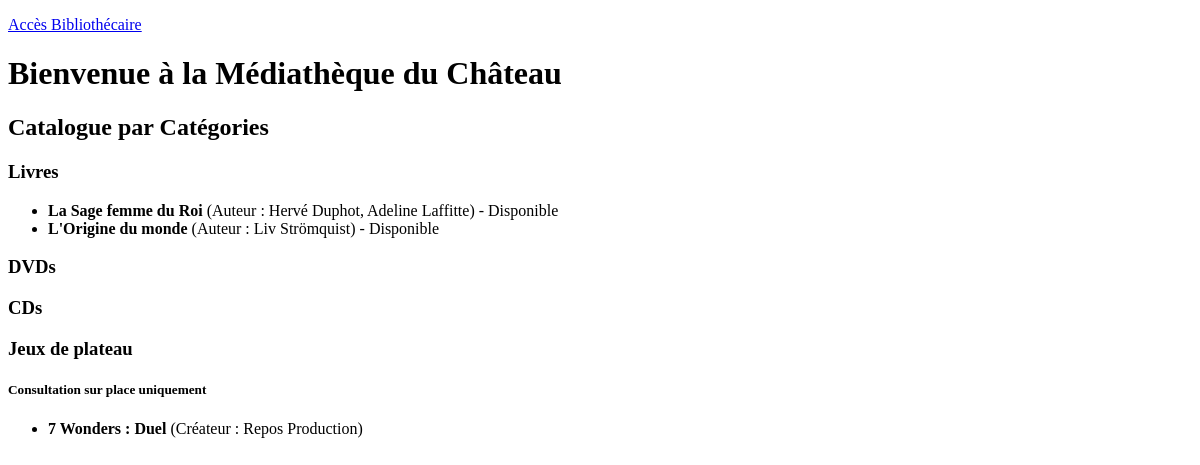
Before: / with the older database file.
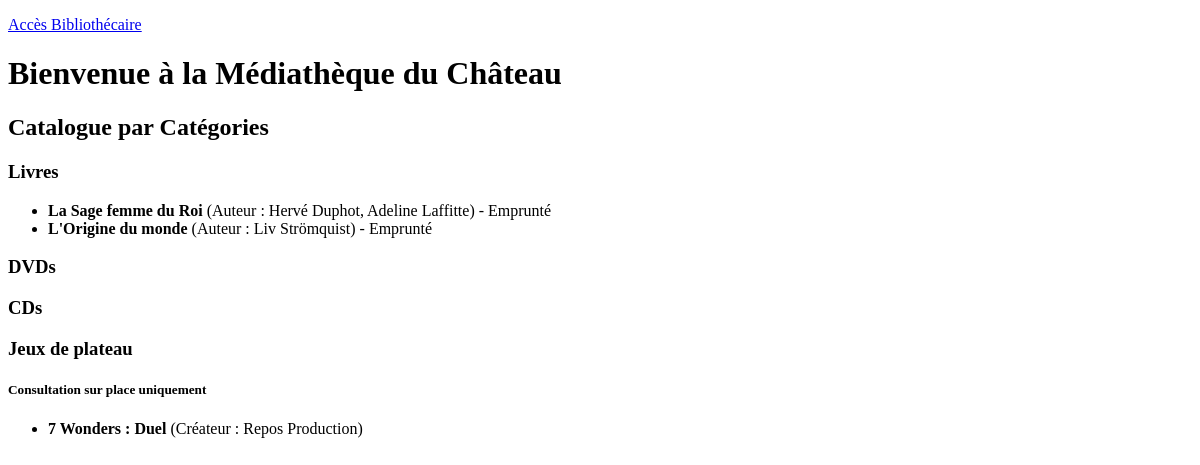
After: the same page with the newer database file.
### gestion/models.py (models this page shows, shortened)
class Media(models.Model):
    name = models.CharField(max_length=100)
    disponible = models.BooleanField(default=True)
    dateEmprunt = models.DateTimeField(null=True, blank=True)
    emprunteur = models.ForeignKey(Membre, on_delete=models.SET_NULL, null=True, blank=True)

class Livre(Media):
    auteur = models.CharField(max_length=100)

### gestion/views.py (the view)
# urls.py: path('', views.home, name='home'),
def home(request):
    tous_les_medias = Media.objects.all()
    return render(request, 'gestion/home.html', {'medias': tous_les_medias})

### gestion/templates/gestion/home.html (shortened to what this page needs)
<!DOCTYPE html>
<html>
<head>
</head>
<body>
    <p><a href="/admin/">Accès Bibliothécaire</a></p>
    <h1>Bienvenue à la Médiathèque du Château</h1>
    <h2>Catalogue par Catégories</h2>
    <div class="category">
        <h3>Livres</h3>
        <ul>
            {% for m in medias %}
                {% if m.livre %} <li>
                        <strong>{{ m.name }}</strong> (Auteur : {{ m.livre.auteur }})
                        - {% if m.disponible %}Disponible</span>{% else %}Emprunté</span>{% endif %}
                    </li>
                {% endif %}
            {% endfor %}
        </ul>
    </div>
    <div class="category">
        <h3>DVDs</h3>
    </div>
    <div class="category">
        <h3>CDs</h3>
    </div>
    <div class="category">
        <h3>Jeux de plateau</h3>
        <h5>Consultation sur place uniquement</h5>
        <ul>
            {% for m in medias %}
                {% if m.jeudeplateau %}
                    <li>
                        <strong>{{ m.name }}</strong> (Créateur : {{ m.jeudeplateau.createur }})
                    </li>
                {% endif %}
            {% endfor %}
        </ul>
    </div>
</body>
</html>

Changed rows visible on the page:
changed Media "La Sage femme du Roi": disponible "Disponible" → "Emprunté"
changed Media "L'Origine du monde": disponible "Disponible" → "Emprunté"
